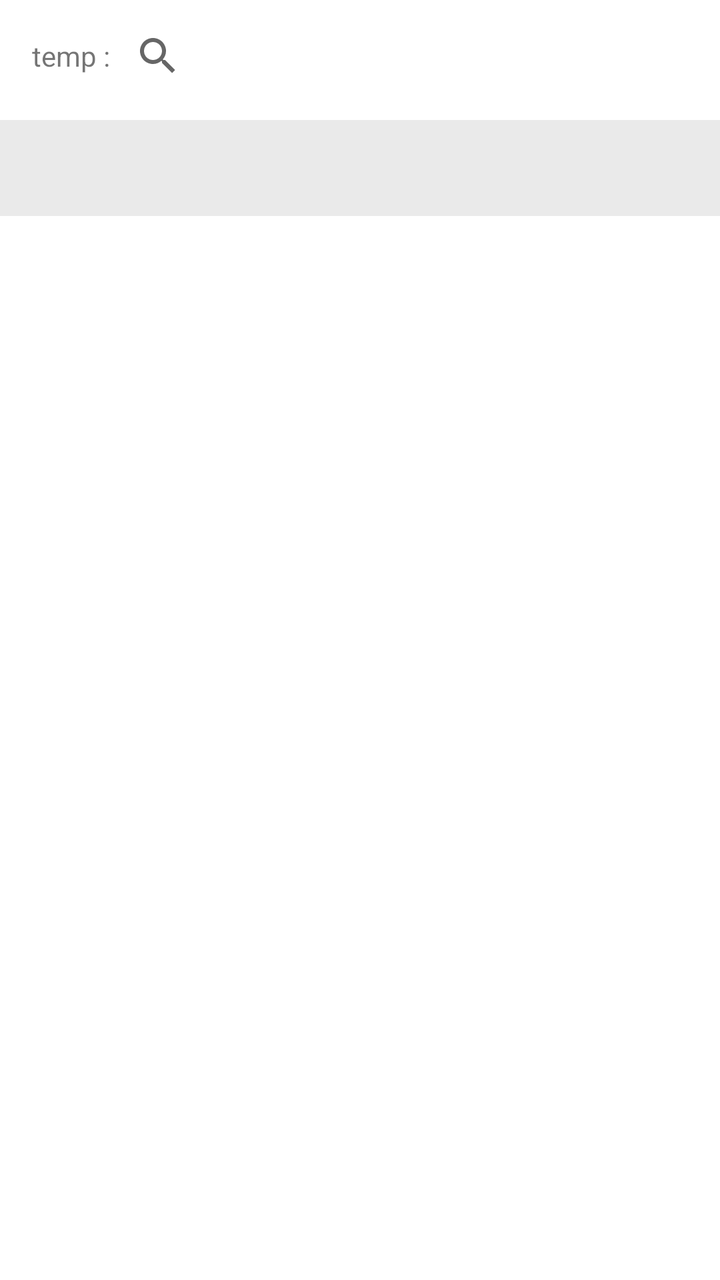
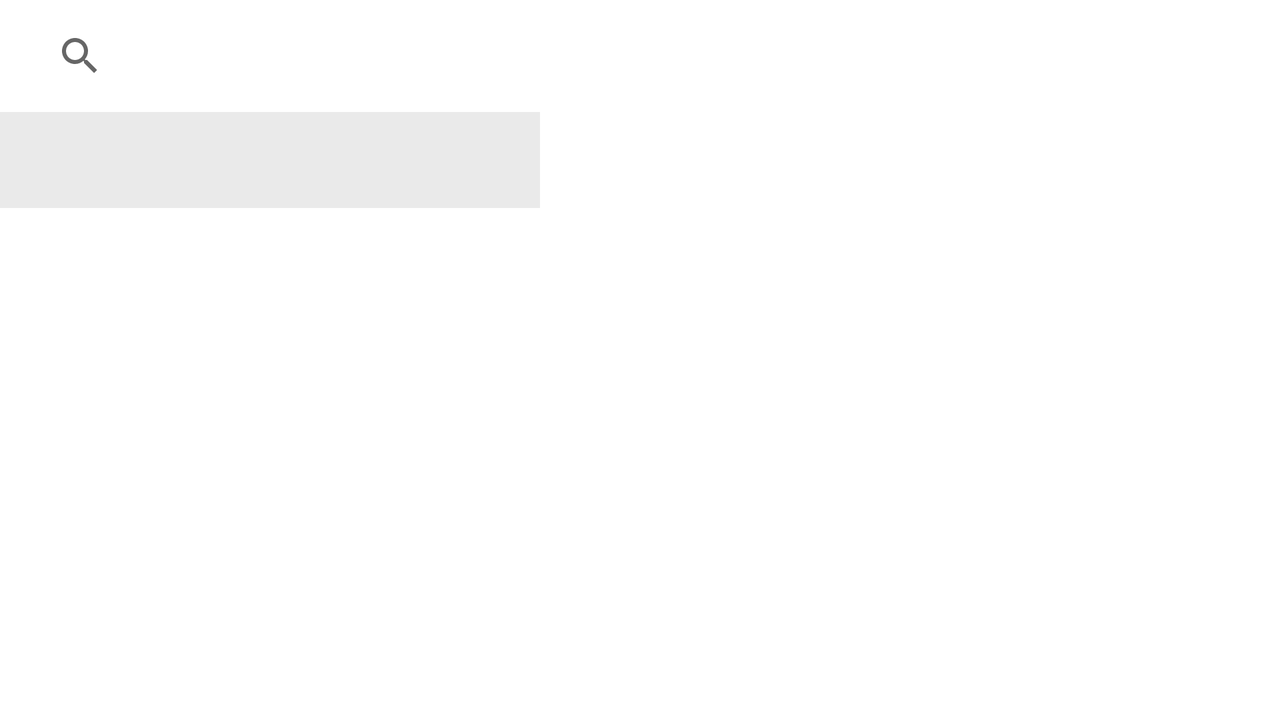

The same Android screen from two of the app's own layout files: first res/layout/ as a phone draws it, then the repository's variant for another configuration, drawn on a device whose configuration selects that folder. Both files follow.
<!-- AndroidManifest.xml: application theme Theme.Majika -->
<!-- res/layout/fragment_menu.xml -->
<?xml version="1.0" encoding="utf-8"?>
<FrameLayout xmlns:android="http://schemas.android.com/apk/res/android"
    xmlns:app="http://schemas.android.com/apk/res-auto"
    xmlns:tools="http://schemas.android.com/tools"
    android:layout_width="match_parent"
    android:layout_height="match_parent"
    tools:context=".fragment.Menu">

    <androidx.appcompat.widget.Toolbar
        android:id="@+id/toolbar"
        android:layout_width="match_parent"
        android:layout_height="wrap_content">

        <TextView
            android:id="@+id/temp"
            android:layout_width="wrap_content"
            android:layout_height="match_parent"
            android:text="temp :"/>

        <androidx.appcompat.widget.SearchView
            android:id="@+id/search_view"
            android:layout_width="match_parent"
            android:layout_height="wrap_content" />

    </androidx.appcompat.widget.Toolbar>


    <androidx.recyclerview.widget.RecyclerView
        android:id="@+id/menuRV"
        android:layout_width="match_parent"
        android:layout_height="match_parent"
        android:layout_marginTop="108dp"
        android:padding="5dp" />

    <Spinner
        android:id="@+id/spinner"
        android:layout_width="match_parent"
        android:layout_height="wrap_content"
        android:layout_marginTop="60dp"
        android:background="#EAEAEA"
        android:contentDescription="Category"
        android:minHeight="48dp"
        android:padding="5dp" />




</FrameLayout>
<!-- resources referenced by this layout -->
<resources>
  <style name="Theme.Majika" parent="Theme.MaterialComponents.DayNight.DarkActionBar">
          
          <item name="colorPrimary">@color/bluePrimary</item>
          <item name="colorPrimaryVariant">@color/blueSecondary</item>
          <item name="colorOnPrimary">@color/cream</item>
          
          <item name="colorSecondary">@color/teal_200</item>
          <item name="colorSecondaryVariant">@color/teal_700</item>
          <item name="colorOnSecondary">@color/black</item>
          
          <item name="android:statusBarColor">?attr/colorPrimaryVariant</item>
          
      </style>
  <color name="bluePrimary">#03045E</color>
  <color name="blueSecondary">#0077B6</color>
  <color name="cream">#FFF4E7</color>
  <color name="teal_200">#FF03DAC5</color>
  <color name="teal_700">#FF018786</color>
  <color name="black">#FF000000</color>
</resources>
<!-- res/layout-land/fragment_menu.xml (the repository's variant of the layout above) -->
<!-- drawn on the phone turned sideways -->
<?xml version="1.0" encoding="utf-8"?>
<FrameLayout xmlns:android="http://schemas.android.com/apk/res/android"
    xmlns:app="http://schemas.android.com/apk/res-auto"
    xmlns:tools="http://schemas.android.com/tools"
    android:layout_width="match_parent"
    android:layout_height="match_parent"
    tools:context=".fragment.Menu">

    <LinearLayout
        android:layout_width="match_parent"
        android:layout_height="match_parent"
        android:orientation="horizontal">


        <LinearLayout
            android:layout_width="270dp"
            android:layout_height="match_parent"
            android:orientation="vertical">

            <androidx.appcompat.widget.Toolbar
                android:id="@+id/toolbar"
                android:layout_width="match_parent"
                android:layout_height="wrap_content">

                <androidx.appcompat.widget.SearchView
                    android:id="@+id/search_view"
                    android:layout_width="match_parent"
                    android:layout_height="match_parent">


                </androidx.appcompat.widget.SearchView>

            </androidx.appcompat.widget.Toolbar>

            <Spinner
                android:id="@+id/spinner"
                android:layout_width="270dp"
                android:layout_height="wrap_content"
                android:background="#EAEAEA"
                android:contentDescription="Category"
                android:minHeight="48dp"
                android:padding="5dp" />

        </LinearLayout>

        <LinearLayout
            android:layout_width="match_parent"
            android:layout_height="match_parent"
            android:orientation="vertical">

            <androidx.recyclerview.widget.RecyclerView
                android:id="@+id/menuRV"
                android:layout_width="fill_parent"
                android:layout_height="fill_parent"
                android:padding="5dp" />



        </LinearLayout>



    </LinearLayout>

</FrameLayout>
